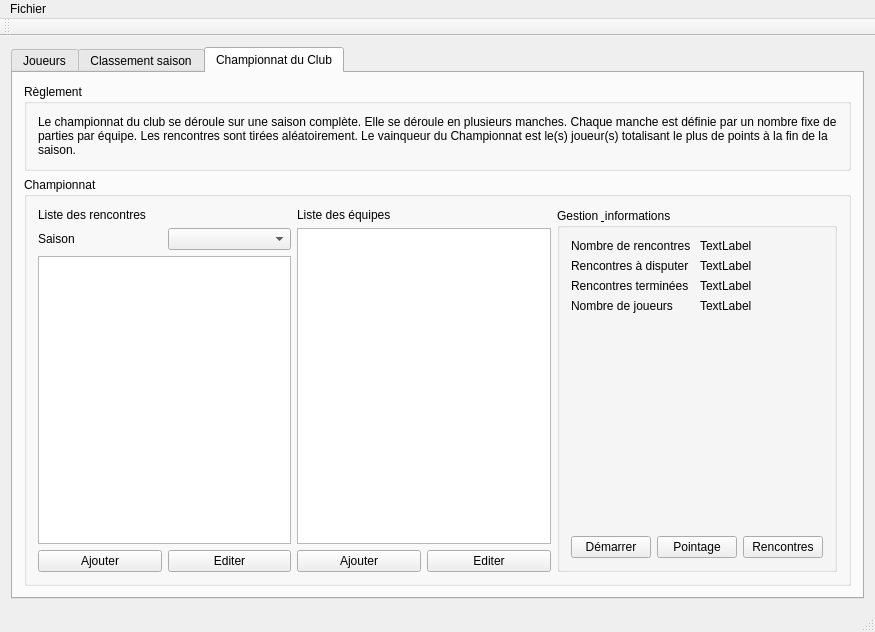
<?xml version="1.0" encoding="UTF-8"?>
<ui version="4.0">
 <class>MainWindow</class>
 <widget class="QMainWindow" name="MainWindow">
  <property name="geometry">
   <rect>
    <x>0</x>
    <y>0</y>
    <width>875</width>
    <height>632</height>
   </rect>
  </property>
  <property name="windowTitle">
   <string>MainWindow</string>
  </property>
  <widget class="QWidget" name="centralWidget">
   <layout class="QGridLayout" name="gridLayout">
    <item row="0" column="1">
     <widget class="QTabWidget" name="tabWidget">
      <property name="currentIndex">
       <number>2</number>
      </property>
      <widget class="QWidget" name="tab">
       <attribute name="title">
        <string>Joueurs</string>
       </attribute>
       <layout class="QVBoxLayout" name="verticalLayout">
        <item>
         <widget class="QTableView" name="playersWidget"/>
        </item>
        <item>
         <layout class="QHBoxLayout" name="horizontalLayout">
          <item>
           <widget class="QPushButton" name="buttonAddPlayer">
            <property name="text">
             <string>Ajouter un joueur</string>
            </property>
           </widget>
          </item>
          <item>
           <widget class="QPushButton" name="pushButton_2">
            <property name="text">
             <string>Editer un joueur</string>
            </property>
           </widget>
          </item>
          <item>
           <spacer name="horizontalSpacer">
            <property name="orientation">
             <enum>Qt::Horizontal</enum>
            </property>
            <property name="sizeHint" stdset="0">
             <size>
              <width>40</width>
              <height>20</height>
             </size>
            </property>
           </spacer>
          </item>
         </layout>
        </item>
       </layout>
      </widget>
      <widget class="QWidget" name="tab_3">
       <attribute name="title">
        <string>Classement saison</string>
       </attribute>
      </widget>
      <widget class="QWidget" name="tab_2">
       <attribute name="title">
        <string>Championnat du Club</string>
       </attribute>
       <layout class="QVBoxLayout" name="verticalLayout_2">
        <item>
         <widget class="QGroupBox" name="groupBox">
          <property name="sizePolicy">
           <sizepolicy hsizetype="Preferred" vsizetype="Minimum">
            <horstretch>0</horstretch>
            <verstretch>0</verstretch>
           </sizepolicy>
          </property>
          <property name="title">
           <string>Règlement</string>
          </property>
          <layout class="QGridLayout" name="gridLayout_2">
           <item row="0" column="0">
            <widget class="QLabel" name="label">
             <property name="text">
              <string>Le championnat du club se déroule sur une saison complète. Elle se déroule en plusieurs manches. Chaque manche est définie par un nombre fixe de parties par équipe. Les rencontres sont tirées aléatoirement. Le vainqueur du Championnat est le(s) joueur(s) totalisant le plus de points à la fin de la saison.</string>
             </property>
             <property name="wordWrap">
              <bool>true</bool>
             </property>
            </widget>
           </item>
          </layout>
         </widget>
        </item>
        <item>
         <widget class="QGroupBox" name="groupBox_2">
          <property name="sizePolicy">
           <sizepolicy hsizetype="Preferred" vsizetype="Expanding">
            <horstretch>0</horstretch>
            <verstretch>0</verstretch>
           </sizepolicy>
          </property>
          <property name="title">
           <string>Championnat</string>
          </property>
          <layout class="QHBoxLayout" name="horizontalLayout_10">
           <item>
            <layout class="QVBoxLayout" name="verticalLayout_3">
             <item>
              <widget class="QLabel" name="label_2">
               <property name="text">
                <string>Liste des rencontres</string>
               </property>
              </widget>
             </item>
             <item>
              <layout class="QHBoxLayout" name="horizontalLayout_2">
               <item>
                <widget class="QLabel" name="label_4">
                 <property name="text">
                  <string>Saison</string>
                 </property>
                </widget>
               </item>
               <item>
                <widget class="QComboBox" name="comboBox"/>
               </item>
              </layout>
             </item>
             <item>
              <widget class="QListView" name="listView"/>
             </item>
             <item>
              <layout class="QHBoxLayout" name="horizontalLayout_3">
               <item>
                <widget class="QPushButton" name="buttonAddMatch">
                 <property name="text">
                  <string>Ajouter</string>
                 </property>
                </widget>
               </item>
               <item>
                <widget class="QPushButton" name="buttonEditMatch">
                 <property name="text">
                  <string>Editer</string>
                 </property>
                </widget>
               </item>
              </layout>
             </item>
            </layout>
           </item>
           <item>
            <layout class="QVBoxLayout" name="verticalLayout_4">
             <item>
              <widget class="QLabel" name="label_3">
               <property name="text">
                <string>Liste des équipes</string>
               </property>
              </widget>
             </item>
             <item>
              <widget class="QListWidget" name="listWidget"/>
             </item>
             <item>
              <layout class="QHBoxLayout" name="horizontalLayout_4">
               <item>
                <widget class="QPushButton" name="buttonAddTeam">
                 <property name="text">
                  <string>Ajouter</string>
                 </property>
                </widget>
               </item>
               <item>
                <widget class="QPushButton" name="buttonEditTeam">
                 <property name="text">
                  <string>Editer</string>
                 </property>
                </widget>
               </item>
              </layout>
             </item>
            </layout>
           </item>
           <item>
            <widget class="QGroupBox" name="groupBox_3">
             <property name="title">
              <string>Gestion &amp; informations</string>
             </property>
             <layout class="QVBoxLayout" name="verticalLayout_5">
              <item>
               <layout class="QHBoxLayout" name="horizontalLayout_5">
                <item>
                 <widget class="QLabel" name="label_5">
                  <property name="text">
                   <string>Nombre de rencontres</string>
                  </property>
                 </widget>
                </item>
                <item>
                 <widget class="QLabel" name="label_8">
                  <property name="text">
                   <string>TextLabel</string>
                  </property>
                 </widget>
                </item>
               </layout>
              </item>
              <item>
               <layout class="QHBoxLayout" name="horizontalLayout_6">
                <item>
                 <widget class="QLabel" name="label_6">
                  <property name="text">
                   <string>Rencontres à disputer</string>
                  </property>
                 </widget>
                </item>
                <item>
                 <widget class="QLabel" name="label_9">
                  <property name="text">
                   <string>TextLabel</string>
                  </property>
                 </widget>
                </item>
               </layout>
              </item>
              <item>
               <layout class="QHBoxLayout" name="horizontalLayout_7">
                <item>
                 <widget class="QLabel" name="label_7">
                  <property name="text">
                   <string>Rencontres terminées</string>
                  </property>
                 </widget>
                </item>
                <item>
                 <widget class="QLabel" name="label_10">
                  <property name="text">
                   <string>TextLabel</string>
                  </property>
                 </widget>
                </item>
               </layout>
              </item>
              <item>
               <layout class="QHBoxLayout" name="horizontalLayout_8">
                <item>
                 <widget class="QLabel" name="label_11">
                  <property name="text">
                   <string>Nombre de joueurs</string>
                  </property>
                 </widget>
                </item>
                <item>
                 <widget class="QLabel" name="label_12">
                  <property name="text">
                   <string>TextLabel</string>
                  </property>
                 </widget>
                </item>
               </layout>
              </item>
              <item>
               <spacer name="verticalSpacer">
                <property name="orientation">
                 <enum>Qt::Vertical</enum>
                </property>
                <property name="sizeHint" stdset="0">
                 <size>
                  <width>20</width>
                  <height>200</height>
                 </size>
                </property>
               </spacer>
              </item>
              <item>
               <layout class="QHBoxLayout" name="horizontalLayout_9">
                <item>
                 <widget class="QPushButton" name="pushButton_6">
                  <property name="text">
                   <string>Démarrer</string>
                  </property>
                 </widget>
                </item>
                <item>
                 <widget class="QPushButton" name="pushButton_7">
                  <property name="text">
                   <string>Pointage</string>
                  </property>
                 </widget>
                </item>
                <item>
                 <widget class="QPushButton" name="buttonShowRounds">
                  <property name="text">
                   <string>Rencontres</string>
                  </property>
                 </widget>
                </item>
               </layout>
              </item>
             </layout>
            </widget>
           </item>
          </layout>
         </widget>
        </item>
       </layout>
      </widget>
     </widget>
    </item>
   </layout>
  </widget>
  <widget class="QMenuBar" name="menuBar">
   <property name="geometry">
    <rect>
     <x>0</x>
     <y>0</y>
     <width>875</width>
     <height>25</height>
    </rect>
   </property>
   <widget class="QMenu" name="menuFichier">
    <property name="title">
     <string>Fichier</string>
    </property>
    <addaction name="actionQuitter"/>
    <addaction name="separator"/>
   </widget>
   <addaction name="menuFichier"/>
  </widget>
  <widget class="QToolBar" name="mainToolBar">
   <attribute name="toolBarArea">
    <enum>TopToolBarArea</enum>
   </attribute>
   <attribute name="toolBarBreak">
    <bool>false</bool>
   </attribute>
  </widget>
  <widget class="QStatusBar" name="statusBar"/>
  <action name="actionQuitter">
   <property name="text">
    <string>Quitter</string>
   </property>
  </action>
 </widget>
 <layoutdefault spacing="6" margin="11"/>
 <resources/>
 <connections/>
</ui>
